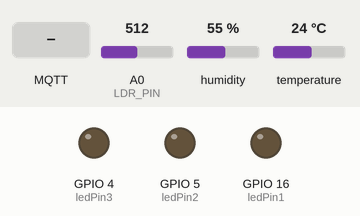
Bench run of a sketch on a simulated ESP8266 (NodeMCU). Shown: output pins drawn as LEDs (lit = HIGH). Dashed ring = blinking. The test bench sets the inputs (shaded band); at power-on: A0 (LDR_PIN) = 512, humidity 55 %, temperature 24 °C. WiFi joins after 1.5 s; servers stay silent unless stated; random numbers use the default seed unless the sketch sets one; no MQTT or app messages arrive unless stated; what the sketch prints to the serial monitor is not drawn.

Above: at 2.7 s.
2.8 s: MQTT message "1" arrives on the second subscribed topic
At 4.5 s:
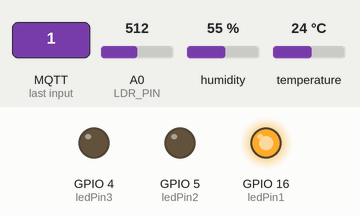
5.1 s: MQTT message "1" arrives on the third subscribed topic
At 6.8 s:
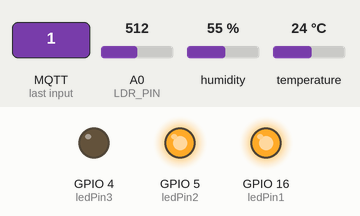
7.1 s: MQTT message "0" arrives on the third subscribed topic
At 13.5 s:
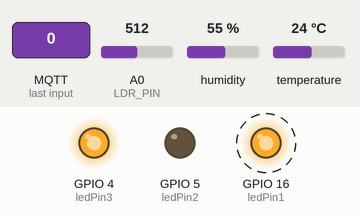
Timing chart, 0 to 18.8 s (numbered marks = the images above; inputs shaded):
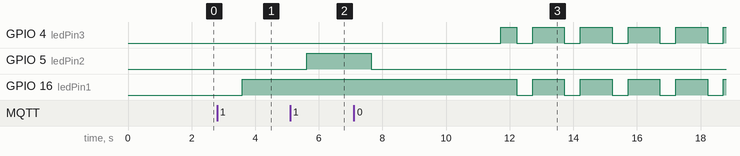

Measured:
- after the input at 2.8 s, GPIO 16 (ledPin1): LOW → HIGH after 0.80 s
- after the input at 5.1 s, GPIO 5 (ledPin2): LOW → HIGH after 0.52 s
- after the input at 7.1 s, GPIO 5 (ledPin2): HIGH → LOW after 0.55 s

The sketch:

codeIOT.ino
```cpp
#include <DHT.h>
#include <PubSubClient.h>
#include <ESP8266WiFi.h>

const char* ssid = "MinhNN";
const char* password = "123456789";
const char* mqtt_server = "172.20.10.3";

const int DHTPIN = 2; //D4
const int DHTTYPE = DHT11;
const int LDR_PIN = 17; //A0
const int ledPin1 = 16; //D0
const int ledPin2 = 5; //D1
const int ledPin3 = 4; //D2

DHT dht(DHTPIN, DHTTYPE);
WiFiClient espClient;
PubSubClient client(espClient);

bool readDHT = false;
bool readLDR = false;

void setup_wifi() {
  delay(10);
  Serial.println();
  Serial.print("Connecting to ");
  Serial.println(ssid);
  WiFi.begin(ssid, password);
  while (WiFi.status() != WL_CONNECTED) {
    delay(500);
    Serial.print(".");
  }
  Serial.println("");
  Serial.print("WiFi connected, IP address: ");
  Serial.println(WiFi.localIP());
}

void callback(char* topic, byte* payload, unsigned int length) {
  if (strcmp(topic, "test") == 0) {
    String message = "";
    for (int i = 0; i < length; i++) {
      message += (char)payload[i];
    }
    int value1, value2;
    if (sscanf(message.c_str(), "%d %d", &value1, &value2) == 2) {
      if (value1 == 1) {
        digitalWrite(ledPin1, HIGH);  // Bật đèn LED 1
      } else if (value1 == 0) {
        digitalWrite(ledPin1, LOW);  // Tắt đèn LED 1
      }

      if (value2 == 1) {
        digitalWrite(ledPin2, HIGH);  // Bật đèn LED 2
      } else if (value2 == 0) {
        digitalWrite(ledPin2, LOW);  // Tắt đèn LED 2
      }
    }
  }
  else if (strcmp(topic, "controlLed") == 0  ){
    if (payload[0] == '1') {
      digitalWrite(ledPin1, HIGH);  // Bật đèn LED 1
    } else if (payload[0] == '0') {
      digitalWrite(ledPin1, LOW);  // Tắt đèn LED 1
    }
  }
  else if ((strcmp(topic, "controlLed2") == 0  )){
    if (payload[0] == '1') {
      digitalWrite(ledPin2, HIGH);  // Bật đèn LED 2
    } else if (payload[0] == '0') {
      digitalWrite(ledPin2, LOW);  // Tắt đèn LED 2
    }
  }
  else if ((strcmp(topic, "controlLed3") == 0  )){
    if (payload[0] == '1') {
      digitalWrite(ledPin3, HIGH);  // Bật đèn LED 3
    } else if (payload[0] == '0') {
      digitalWrite(ledPin3, LOW);  // Tắt đèn LED 3
    }
  }
}

void reconnect() {
  while (!client.connected()) {
    Serial.print("Attempting MQTT connection...");
    if (client.connect("ESP8266Client")) {
      Serial.println("connected");
      client.subscribe("test");
      client.subscribe("controlLed");
      client.subscribe("controlLed2");
      client.subscribe("controlLed3");
    } else {
      Serial.print("failed, rc=");
      Serial.print(client.state());
      Serial.println(" try again in 5 seconds");
      delay(5000);
    }
  }
}

void setup() {
  pinMode(ledPin1, OUTPUT);
  pinMode(ledPin2, OUTPUT);
  pinMode(ledPin3, OUTPUT);
  Serial.begin(9600);
  dht.begin();
  setup_wifi();
  client.setServer(mqtt_server, 1883);
  client.setCallback(callback);
}

void loop() {
  if (!client.connected()) {
    reconnect();
  }
  client.loop();
  int t, h, l, dust;
  h = dht.readHumidity();
  t = dht.readTemperature();
  l = analogRead(LDR_PIN);
  dust = random(110);
  if(dust > 100) {
    while (true) {
      digitalWrite(ledPin1, HIGH);
      digitalWrite(ledPin3, HIGH);
      delay(500);
      digitalWrite(ledPin1, LOW);
      digitalWrite(ledPin3, LOW);
      delay(500);
      digitalWrite(ledPin1, HIGH);
      digitalWrite(ledPin3, HIGH);
      delay(500);
      digitalWrite(ledPin1, LOW);
      digitalWrite(ledPin3, LOW);
    }
  }

  Serial.print("Nhiet do: ");
  Serial.println(t);
  Serial.print("Do am: ");
  Serial.println(h);
  Serial.print("Giá trị ánh sáng: ");
  Serial.println(l);
  Serial.println();
  delay(2000);

  String data = "{\"temp\": " + String(t) + ", \"humidity\": " + String(h) + ", \"light\": " + String(l) + ", \"dust\": " + String(dust) + "}";
  client.publish("sensor/data", data.c_str());
}
```
